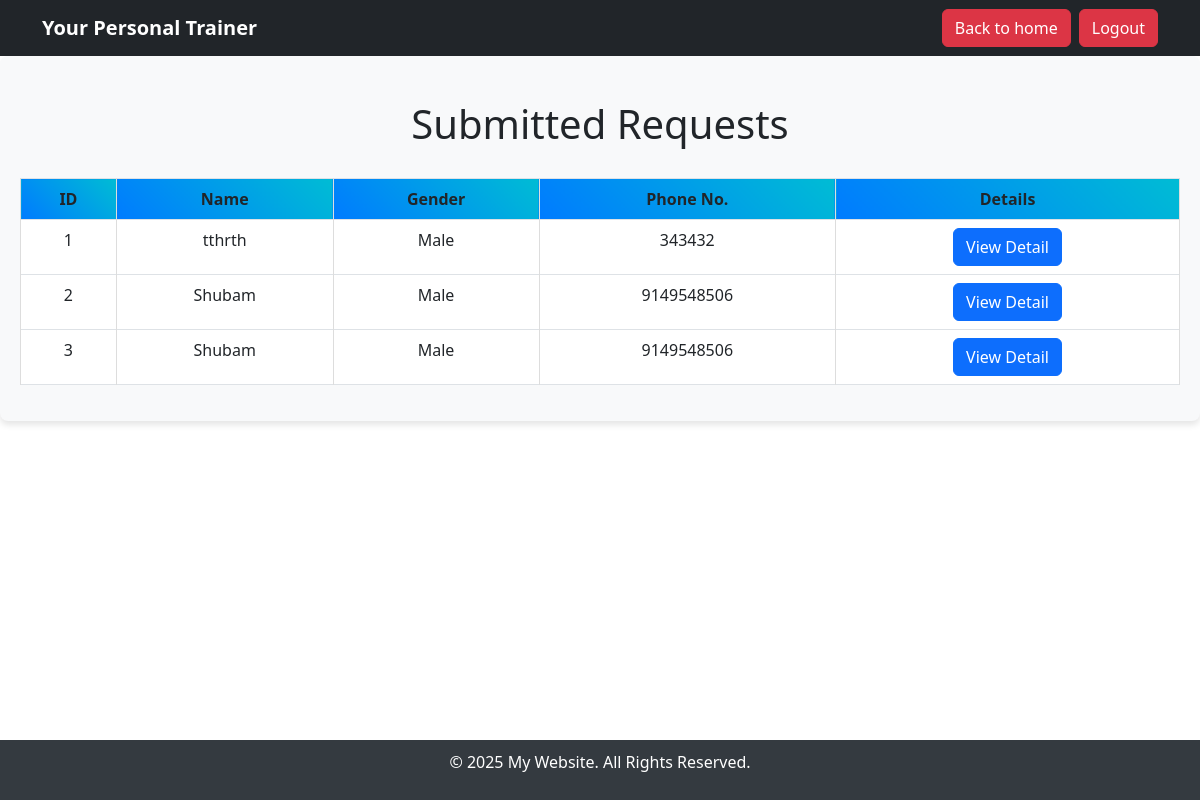
Screenshot of /submitted-requests/ (signed in) with the database file from the repository.
### intake_form/models.py (models this page shows, shortened)
class ClientIntake(models.Model):
    GENDER_CHOICES = [
        ('Male', 'Male'),
        ('Female', 'Female')
    ]
    full_name = models.CharField(max_length=255)
    gender = models.CharField(max_length=6, choices=GENDER_CHOICES)
    age = models.IntegerField()
    height = models.FloatField()
    weight = models.FloatField()
    occupation = models.CharField(max_length=255)
    activity_level = models.CharField(max_length=50)
    work_schedule = models.CharField(max_length=50)
    travel_frequency = models.CharField(max_length=50)
    physical_activities = models.TextField(blank=True, null=True)
    medical_conditions = models.TextField(blank=True, null=True)
    medications = models.TextField(blank=True, null=True)
    therapies = models.TextField(blank=True, null=True)
    injuries = models.TextField(blank=True, null=True)
    family_diseases = models.BooleanField()
    smoking_status = models.BooleanField()
    diet_type = models.CharField(max_length=50)
    fitness_goals = models.TextField()
    training_frequency = models.IntegerField()
    preferred_training_time = models.CharField(max_length=50)
    expectations = models.TextField()
    agreed_terms = models.BooleanField()
    phone_number = models.CharField(max_length=15)
    health_reports = models.FileField(upload_to='health_reports/', blank=True, null=True)
    attached_file = models.FileField(upload_to='attached_files/', blank=True, null=True)

### intake_form/views.py (the view)
# urls.py: path('submitted-requests/', view_submitted_requests, name='submitted_requests'),
@login_required
def view_submitted_requests(request):
    submissions = ClientIntake.objects.all()
    return render(request, 'submitted_requests.html', {'submissions': submissions})

### intake_form/templates/submitted_requests.html (shortened to what this page needs)
<!DOCTYPE html>
<html lang="en">
<head>
    <link rel="stylesheet" href="https://cdn.jsdelivr.net/npm/bootstrap@5.3.0/dist/css/bootstrap.min.css">
</head>
<body>
    <nav class="navbar navbar-expand-lg navbar-dark bg-dark">
        <div class="container">
            <a class="navbar-brand" href="#">Your Personal Trainer</a>
            <div class="collapse navbar-collapse" id="navbarNav">
                <ul class="navbar-nav ms-auto">
                    {% if user.is_authenticated %}
                    <li class="nav-item">
                        <a class="btn btn-danger ms-2" href="{% url 'index' %}">Back to home</a>
                    </li>
                    <li class="nav-item">
                        <a class="btn btn-danger ms-2" href="{% url 'logout' %}">Logout</a>
                    </li>
                    {% endif %}
                </ul>
            </div>
        </div>
    </nav>
    <div class="container-shaded">
        <h1 class="text-center my-4">Submitted Requests</h1>
        <div class="table-container">
            {% if submissions %}
                <table class="table table-bordered">
                    <thead>
                        <tr>
                            <th>ID</th>
                            <th>Name</th>
                            <th>Gender</th>
                            <th>Phone No.</th>
                            <th>Details</th>
                        </tr>
                    </thead>
                    <tbody>
                        {% for submission in submissions %}
                        <tr>
                            <td>{{ submission.id }}</td>
                            <td>{{ submission.full_name }}</td>
                            <td>{{ submission.get_gender_display }}</td>
                            <td>{{ submission.phone_number }}</td>
                            <td>
                                <a href="{% url 'submission_detail' submission.id %}" class="btn btn-primary">View Detail</a>
                            </td>
                        </tr>
                        {% endfor %}
                    </tbody>
                </table>
            {% else %}
                <p class="text-center text-muted">No requests submitted yet.</p>
            {% endif %}
        </div>
    </div>
    <footer class="footer">
        <p>&copy; 2025 My Website. All Rights Reserved.</p>
    </footer>
</body>
</html>

### intake_form/templates/submitted_requests.html (style rules this page uses)
.container-shaded { background-color: #f8f9fa; padding: 20px; border-radius: 8px; box-shadow: 0 4px 6px rgba(0, 0, 0, 0.1); }
.table-container { margin-top: 30px; }
table { width: 100%; border-collapse: collapse; }
table th, table td { padding: 12px; text-align: center; border: 1px solid #ddd; }
table th { background: linear-gradient(45deg, #007bff, #00bcd4); color: white; font-weight: bold; }
table tbody tr:nth-child(even) { background-color: #f9f9f9; }
.footer { background-color: #343a40; color: white; padding: 10px; position: fixed; bottom: 0; width: 100%; text-align: center; }
.navbar-brand { font-weight: bold; }

### rows the page displays
ClientIntake: id "1", full_name "tthrth", gender "Male", phone_number "343432"
ClientIntake: id "2", full_name "Shubam", gender "Male", phone_number "9149548506"
ClientIntake: id "3", full_name "Shubam", gender "Male", phone_number "9149548506"
